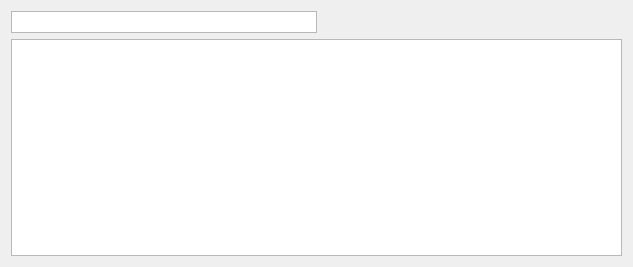
<?xml version="1.0" encoding="UTF-8"?>
<ui version="4.0">
 <class>track_tab_widget</class>
 <widget class="QWidget" name="track_tab_widget">
  <property name="geometry">
   <rect>
    <x>0</x>
    <y>0</y>
    <width>633</width>
    <height>267</height>
   </rect>
  </property>
  <property name="windowTitle">
   <string>Form</string>
  </property>
  <layout class="QVBoxLayout" name="verticalLayout">
   <item>
    <layout class="QHBoxLayout" name="horizontalLayout_3">
     <item>
      <widget class="QTextBrowser" name="tb_instrument">
       <property name="sizePolicy">
        <sizepolicy hsizetype="Expanding" vsizetype="Fixed">
         <horstretch>0</horstretch>
         <verstretch>0</verstretch>
        </sizepolicy>
       </property>
       <property name="maximumSize">
        <size>
         <width>16777215</width>
         <height>22</height>
        </size>
       </property>
       <property name="verticalScrollBarPolicy">
        <enum>Qt::ScrollBarAlwaysOff</enum>
       </property>
      </widget>
     </item>
     <item>
      <spacer name="horizontalSpacer_2">
       <property name="orientation">
        <enum>Qt::Horizontal</enum>
       </property>
       <property name="sizeHint" stdset="0">
        <size>
         <width>40</width>
         <height>20</height>
        </size>
       </property>
      </spacer>
     </item>
    </layout>
   </item>
   <item>
    <widget class="QGraphicsView" name="gv_sheet"/>
   </item>
  </layout>
 </widget>
 <resources/>
 <connections/>
</ui>
